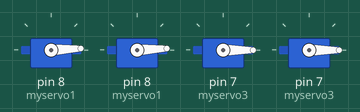
The sketch below on a simulated Arduino Uno, built with avr-gcc and run on an emulated ATmega328P. On the bench: 4 × servo.

Above: at 0.05 s.
At 1.95 s:
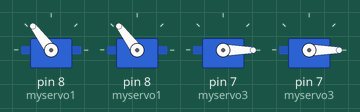
At 3.85 s:
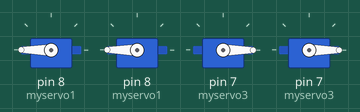
At 7.65 s:
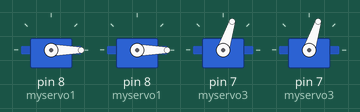
At 11.45 s:
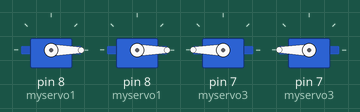
At 15.35 s:
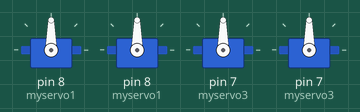
Timing chart, 0 to 23.2 s (numbered marks = the images above):
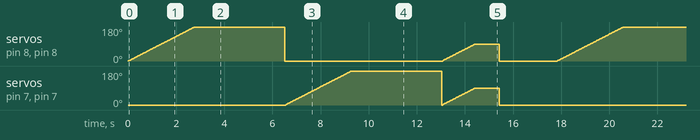

The sketch:

servo.ino
```cpp
#include <Servo.h>


Servo myservo1;  // create servo object to control a servo
Servo myservo2;
Servo myservo3;
Servo myservo4;

// twelve servo objects can be created on most boards


int pos1 = 0;    // variable to store the servo position
int pos2 = 0;


void setup() {

  myservo1.attach(8);  // attaches the servo on pin 9 to the servo object
  myservo2.attach(8);
  myservo3.attach(7);
  myservo4.attach(7);

}

void forward() {

  for (pos1 = 0, pos2 = 0; pos1 <= 360, pos2 >= -360; pos1 += 1, pos2 -= 1) { // goes from 0 degrees to 180 degrees

    // in steps of 1 degree

    myservo1.write(pos1);              // tell servo to go to position in variable 'pos'
    myservo2.write(pos1);
    myservo3.write(pos2);
    myservo4.write(pos2);

    delay(15);                       // waits 15ms for the servo to reach the position

  }

}

void backward() {

  for (pos1 = 0, pos2 = 0; pos1 <= 360, pos2 >= -360; pos1 += 1, pos2 -= 1) { // goes from 0 degrees to 180 degrees

    // in steps of 1 degree

    myservo1.write(pos2);              // tell servo to go to position in variable 'pos'
    myservo2.write(pos2);
    myservo3.write(pos1);
    myservo4.write(pos1);

    delay(15);                       // waits 15ms for the servo to reach the position

  }

}

void turnRight() {

  for (pos1 = 0, pos2 = 0; pos1 <= 90, pos2 >= -90; pos1 += 1, pos2 -= 1) { // goes from 0 degrees to 180 degrees

    // in steps of 1 degree

    myservo1.write(pos1);              // tell servo to go to position in variable 'pos'
    myservo2.write(pos1);
    myservo3.write(pos1);
    myservo4.write(pos1);

    delay(15);                       // waits 15ms for the servo to reach the position

  }

}

void turnLeft() {

    for (pos1 = 0, pos2 = 0; pos1 <= 90, pos2 >= -90; pos1 += 1, pos2 -= 1) { // goes from 0 degrees to 180 degrees

    // in steps of 1 degree

    myservo1.write(pos2);              // tell servo to go to position in variable 'pos'
    myservo2.write(pos2);
    myservo3.write(pos2);
    myservo4.write(pos2);

    delay(15);                       // waits 15ms for the servo to reach the position

  }

}


void loop() {

  forward();

  delay(1000);

  backward();

  delay(1000);

  turnRight();

  delay(1000);

  turnLeft();

  delay(1000);
}
```
